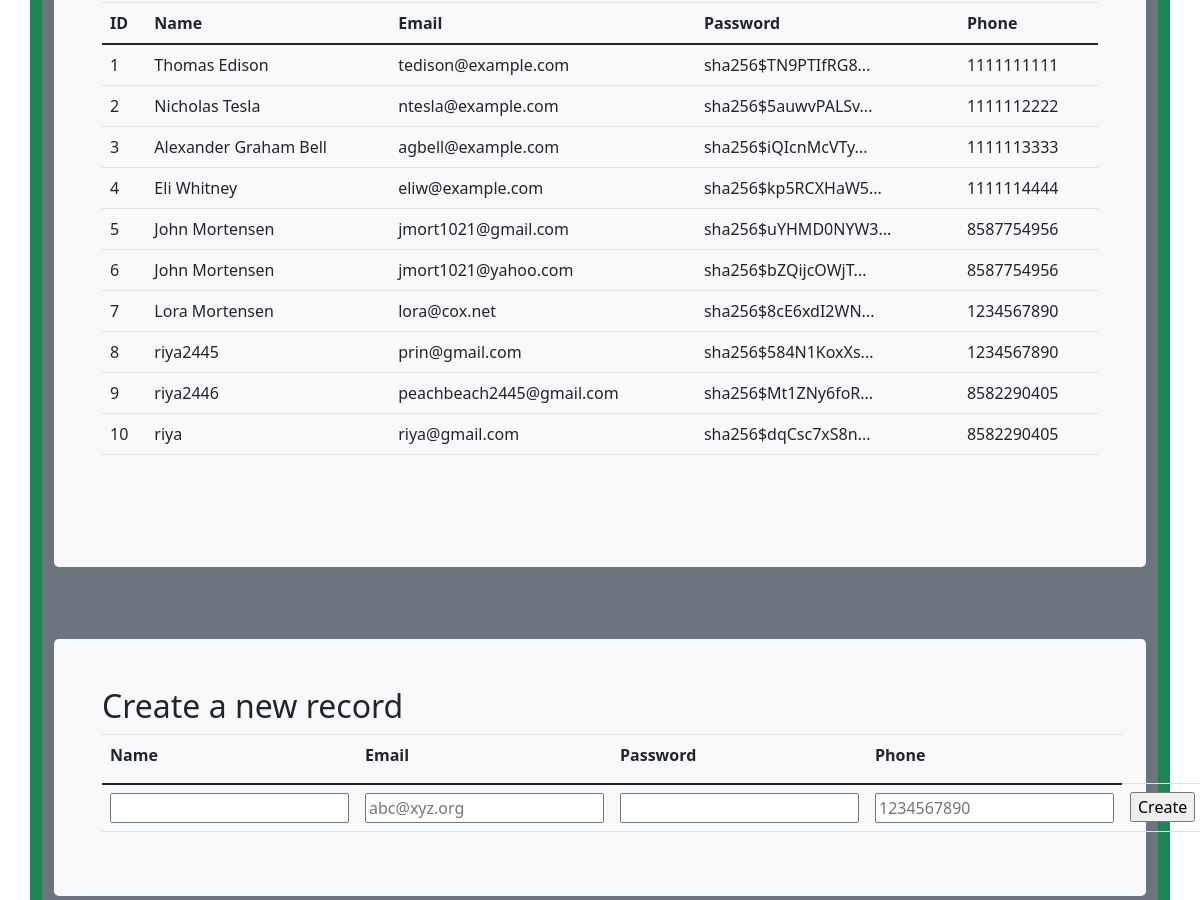
The page /crud/ (signed in, middle part) on the database as committed earlier.
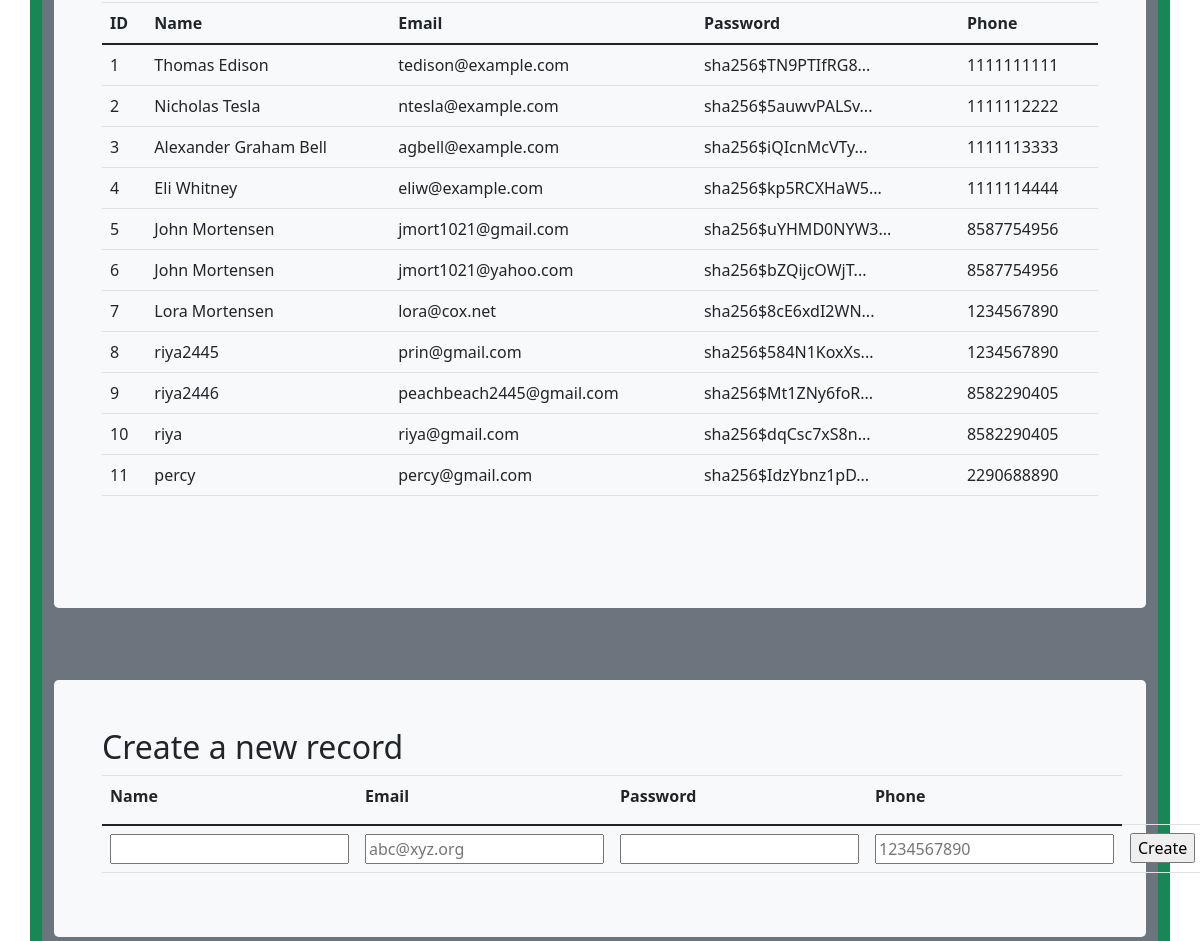
The same page on the database as committed later.
### cruddy/model.py (models this page shows, shortened)
class Users(UserMixin, db.Model):
    userID = db.Column(db.Integer, primary_key=True)
    name = db.Column(db.String(255), unique=False, nullable=False)
    email = db.Column(db.String(255), unique=True, nullable=False)
    password = db.Column(db.String(255), unique=False, nullable=False)
    phone = db.Column(db.String(255), unique=False, nullable=False)
    def read(self):
        return {
            "userID": self.userID,
            "name": self.name,
            "email": self.email,
            "password": self.password,
            "phone": self.phone,
            "query": "by_alc"  # This is for fun, a little watermark
        }

### cruddy/app_crud.py (the view)
@app_crud.route('/')
@login_required  # Flask-Login uses this decorator to restrict acess to logged in users
def crud():
    return render_template("crud.html", table=users_all())

### cruddy/query.py (called while the page is built)
def users_all():
    return users_all_alc()

def users_all_alc():
    table = Users.query.all()
    json_ready = [peep.read() for peep in table]
    return json_ready

@login_manager.user_loader
def user_loader(user_id):
    if user_id is not None:
        return Users.query.get(user_id)
    return None

### templates/crud.html (shortened to what this page needs)
<!DOCTYPE html>
{% extends "layouts/base.html" %}
{% block body %}
    <div class="container py-4 text-light bg-success">
        <div class="container bg-secondary py-4">
            <div class="p-5 mb-4 bg-light text-dark rounded-3">
                <div class="row align-items-md-stretch">
                    <div class="container-fluid py-5">
                        <table class="table">
                            <thead>
                            <tr>
                                <th>ID</th>
                                <th>Name</th>
                                <th>Email</th>
                                <th>Password</th>
                                <th>Phone</th>
                            </tr>
                            </thead>
                            <tbody>
                            {% for row in table %}
                                {% set pn = "" ~ row['phone'] %}
                                {% set pnf = "(" ~ pn[0:3] ~ ")" ~ pn[3:6] ~ "-" ~ pn[6:10] %}
                                <tr>
                                    <td>{{ row['userID'] }}</td>
                                    <td>{{ row['name'] }}</td>
                                    <td>{{ row['email'] }}</td>
                                    <td>{{ row['password'] | truncate(20) }}</td>
                                    <td>{{ row['phone'] }}</td>
                                </tr>
                            {% endfor %}
                            </tbody>
                        </table>
                    </div>
                </div>
            </div>
        </div>
        <div class="container bg-secondary py-4">
            <div class="p-5 mb-4 bg-light text-dark rounded-3">
                <h2>Create a new record</h2>
                <form method="POST" ID="create" action={{url_for('crud.create')}} >
                    <table class="table">
                        <thead>
                        <tr>
                            <th><label for="name">Name</label></th>
                            <th><label for="email">Email</label></th>
                            <th><label for="password">Password</label></th>
                            <th><label for="phone">Phone</label></th>
                        </tr>
                        </thead>
                        <tbody>
                        <tr>
                            <td><input type="text" name="name" id="name" required></td>
                            <td><input type="email" name="email" id="email" placeholder="abc@xyz.org" required></td>
                            <td><input type="password" name="password" id="password" required></td>
                            <td><input type="tel" name="phone" id="phone" pattern="[0-9]{10}" placeholder="1234567890" required></td>
                            <td><input type="submit" value="Create"></td>
                        </tr>
                        </tbody>
                    </table>
                </form>
            </div>
        </div>
    </div>
{% endblock %}

### templates/layouts/base.html (shortened to what this page needs)
<!DOCTYPE HTML>
<html lang="en">
{%  set basename = "Books" %}
<head>
    <link rel="stylesheet" href="https://stackpath.bootstrapcdn.com/bootstrap/4.3.1/css/bootstrap.min.css">
    <link rel="stylesheet" href="https://cdnjs.cloudflare.com/ajax/libs/font-awesome/4.7.0/css/font-awesome.min.css">
</head>
<body>
{% include "layouts/navbar.html" %}
{% block body %}{% endblock %}
</body>

### templates/layouts/navbar.html (shortened to what this page needs)
<head>
    <link href="https://cdn.jsdelivr.net/npm/bootstrap@5.0.0/dist/css/bootstrap.min.css" rel="stylesheet">
</head>
<body>
</body>

### templates/layouts/base.html (style rules this page uses)
html, body { margin: 0; height: 100%; background-repeat:no-repeat; background-attachment:fixed; background-position:100% 100%; min-height:100%; min-width:100%; background-size:cover; margin: 0; height: 100%; animation: fadein 2s; -moz-animation: fadein 2s; -webkit-animation: fadein 2s; -o-animation: fadein 2s; background-color: white; font-family: "Trebuchet MS"; }

Rows that differ between the two databases and show on the page:
added Users: userID "11", name "percy", email "percy@gmail.com", password "sha256$IdzYbnz1pD...", phone "2290688890"
